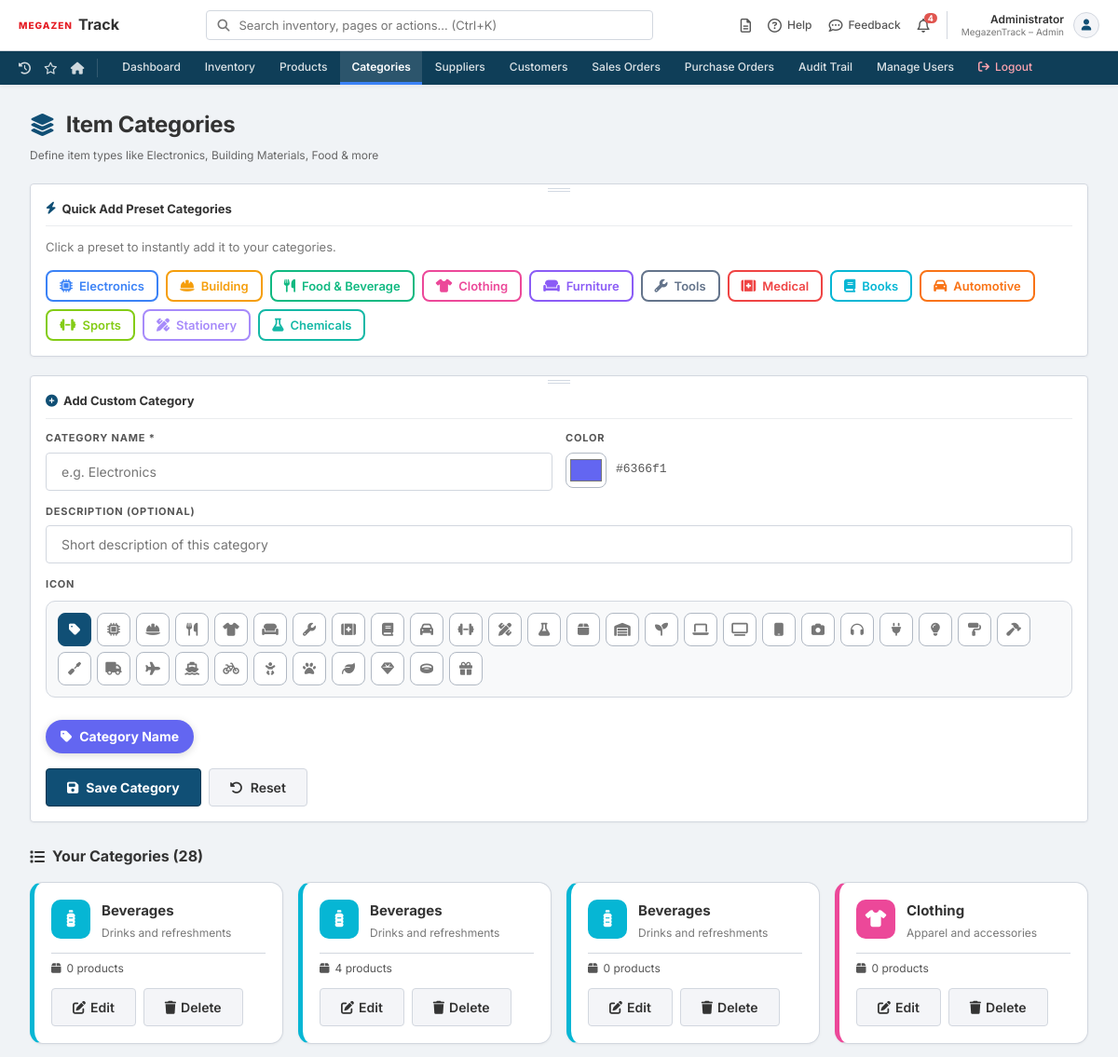
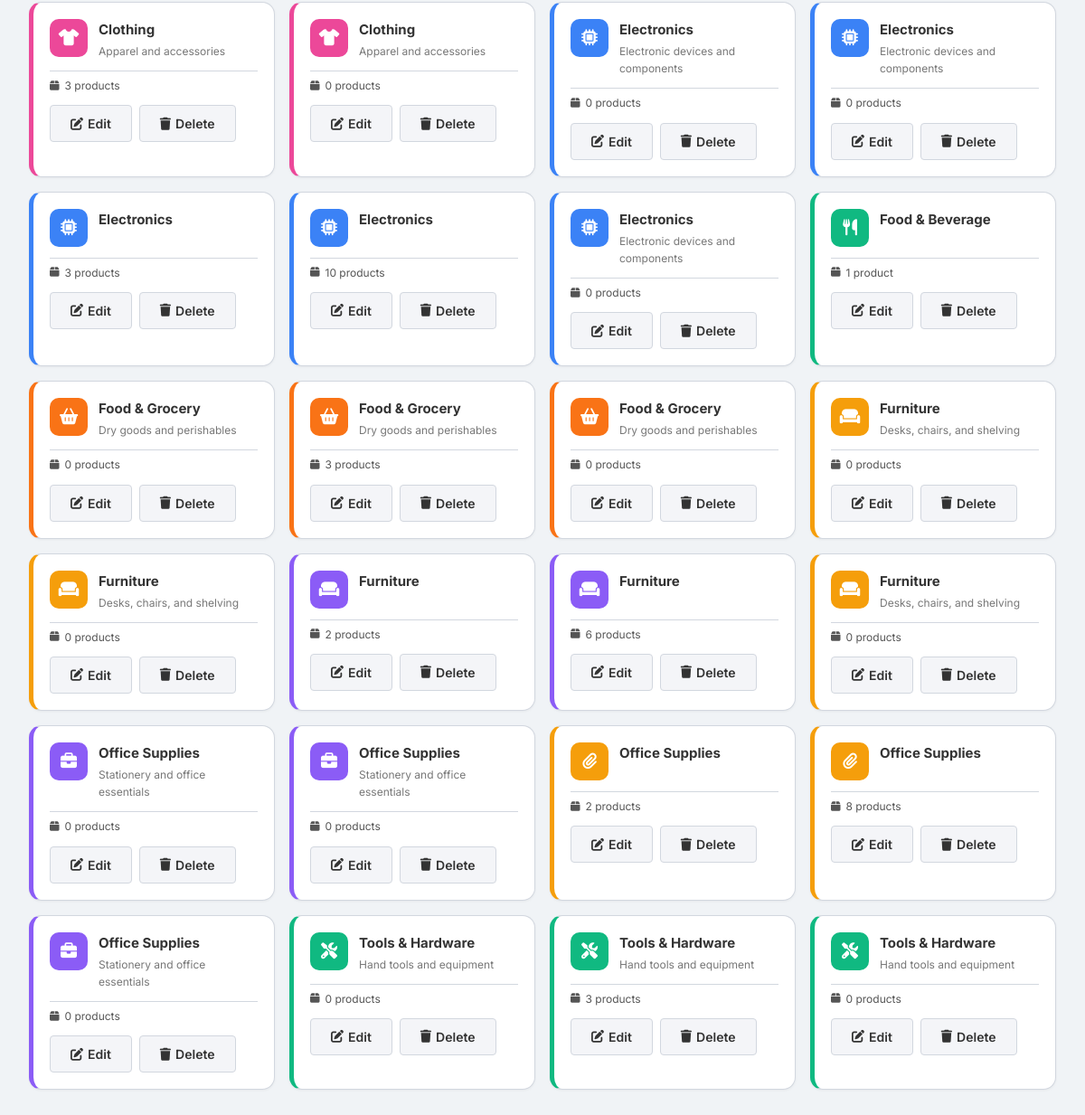
Page /categories.php (signed in) on the committed database (2 pictures, top to bottom).
### tables this page shows
CREATE TABLE `tblcategories` (
  `CategoryID` int(11) NOT NULL,
  `UserID` int(11) NOT NULL,
  `CategoryName` varchar(100) NOT NULL,
  `CategoryIcon` varchar(60) NOT NULL DEFAULT 'fa-tag',
  `CategoryColor` varchar(20) NOT NULL DEFAULT '#6366f1',
  `Description` varchar(255) DEFAULT NULL,
  `CreatedAt` timestamp NOT NULL DEFAULT current_timestamp(),
  `CompanyID` int(11) DEFAULT NULL
);

### config.php (called while the page is built, shortened)
<?php
function e($str): string {
    return htmlspecialchars($str ?? '', ENT_QUOTES, 'UTF-8');
}
?>

### categories.php (the view, shortened to what this page needs)
<?php
require 'config.php';
include 'includes/header.php';
include 'includes/navbar.php';
$currentUserId = (int)$_SESSION['user_id'];
$presets = [
    ['name' => 'Electronics',    'icon' => 'fa-microchip',        'color' => '#3b82f6'],
    ['name' => 'Building',       'icon' => 'fa-helmet-safety',    'color' => '#f59e0b'],
    ['name' => 'Food & Beverage','icon' => 'fa-utensils',         'color' => '#10b981'],
    ['name' => 'Clothing',       'icon' => 'fa-shirt',            'color' => '#ec4899'],
    ['name' => 'Furniture',      'icon' => 'fa-couch',            'color' => '#8b5cf6'],
    ['name' => 'Tools',          'icon' => 'fa-wrench',           'color' => '#64748b'],
    ['name' => 'Medical',        'icon' => 'fa-kit-medical',      'color' => '#ef4444'],
    ['name' => 'Books',          'icon' => 'fa-book',             'color' => '#06b6d4'],
    ['name' => 'Automotive',     'icon' => 'fa-car',              'color' => '#f97316'],
    ['name' => 'Sports',         'icon' => 'fa-dumbbell',         'color' => '#84cc16'],
    ['name' => 'Stationery',     'icon' => 'fa-pen-ruler',        'color' => '#a78bfa'],
    ['name' => 'Chemicals',      'icon' => 'fa-flask',            'color' => '#14b8a6'],
];
$availableIcons = [
    'fa-tag','fa-microchip','fa-helmet-safety','fa-utensils','fa-shirt',
    'fa-couch','fa-wrench','fa-kit-medical','fa-book','fa-car','fa-dumbbell',
    'fa-pen-ruler','fa-flask','fa-box','fa-warehouse','fa-seedling',
    'fa-laptop','fa-tv','fa-mobile','fa-camera','fa-headphones',
    'fa-plug','fa-lightbulb','fa-paint-roller','fa-hammer','fa-screwdriver',
    'fa-truck','fa-plane','fa-ship','fa-bicycle','fa-baby',
    'fa-paw','fa-leaf','fa-gem','fa-ring','fa-gift',
];
$catsStmt = $pdo->prepare("
    SELECT c.*, COUNT(p.ProductID) AS ProductCount
    FROM tblcategories c
    LEFT JOIN tblproducts p ON p.CategoryID = c.CategoryID AND p.UserID = c.UserID
    WHERE c.UserID = ?
    GROUP BY c.CategoryID
    ORDER BY c.CategoryName
");
$catsStmt->execute([$currentUserId]);
$categories = $catsStmt->fetchAll();
?>
<link rel="stylesheet" href="assets/categories.css">
<main class="categories-page">
    <div class="header-title page-title">
        <i class="fa-solid fa-layer-group"></i> Item Categories
    </div>
    <div class="subtitle">Define item types like Electronics, Building Materials, Food &amp; more</div>
    <div class="card preset-card" style="margin-top:18px;">
        <h3><i class="fa-solid fa-bolt"></i> Quick Add Preset Categories</h3>
        <p class="muted">Click a preset to instantly add it to your categories.</p>
        <div class="preset-grid">
            <?php foreach ($presets as $preset): ?>
                <form method="POST" class="preset-form">
                    <button type="submit" class="preset-btn" style="--preset-color: <?= e($preset['color']) ?>">
                        <i class="fa-solid <?= e($preset['icon']) ?> preset-icon"></i>
                        <span><?= e($preset['name']) ?></span>
                    </button>
                </form>
            <?php endforeach; ?>
        </div>
    </div>
    <div class="card" style="margin-top:18px;" id="categoryForm">
        <h3 id="formTitle"><i class="fa-solid fa-plus-circle"></i> Add Custom Category</h3>
        <form method="POST">
            <div class="form-grid">
                <div>
                    <label class="product-label">Category Name *</label>
                    <input class="product-input" type="text" name="category_name" id="catName" placeholder="e.g. Electronics" required>
                </div>
                <div>
                    <label class="product-label">Color</label>
                    <div class="color-pick-wrap">
                        <input type="color" name="category_color" id="catColor" value="#6366f1" class="color-input">
                        <span id="colorLabel" class="color-label">#6366f1</span>
                    </div>
                </div>
                <div class="span-2">
                    <label class="product-label">Description (optional)</label>
                    <input class="product-input" type="text" name="description" id="catDesc" placeholder="Short description of this category">
                </div>
            </div>
            <div style="margin-top:14px;">
                <label class="product-label">Icon</label>
                <div class="icon-picker" id="iconPicker">
                    <?php foreach ($availableIcons as $ico): ?>
                        <button type="button" class="icon-btn <?= $ico === 'fa-tag' ? 'selected' : '' ?>"
                            data-icon="<?= e($ico) ?>"
                            onclick="selectIcon('<?= e($ico) ?>', this)"
                            title="<?= e($ico) ?>">
                            <i class="fa-solid <?= e($ico) ?>"></i>
                        </button>
                    <?php endforeach; ?>
                </div>
            </div>
            <div class="preview-wrap">
                <div class="cat-badge-preview" id="badgePreview" style="background: #6366f1;">
                    <i class="fa-solid fa-tag" id="previewIcon"></i>
                    <span id="previewName">Category Name</span>
                </div>
            </div>
            <div class="inline-actions" style="margin-top:16px;">
                <button class="btn-primary btn-icon" type="submit">
                    <i class="fa-solid fa-save"></i> Save Category
                </button>
                <button class="btn-secondary btn-icon" type="button" onclick="resetForm()">
                    <i class="fa-solid fa-rotate-left"></i> Reset
                </button>
            </div>
        </form>
    </div>
    <div style="margin-top:24px;">
        <h3 class="section-title"><i class="fa-solid fa-list"></i> Your Categories (<?= count($categories) ?>)</h3>
        <?php if (empty($categories)): ?>
            <div class="card empty-state-card">
                <i class="fa-solid fa-layer-group empty-icon"></i>
                <p>No categories yet. Add presets above or create a custom one.</p>
            </div>
        <?php else: ?>
            <div class="categories-grid">
                <?php foreach ($categories as $cat): ?>
                    <div class="cat-card" style="--cat-color: <?= e($cat['CategoryColor']) ?>;">
                        <div class="cat-card-top">
                            <div class="cat-icon-wrap">
                                <i class="fa-solid <?= e($cat['CategoryIcon']) ?>"></i>
                            </div>
                            <div class="cat-info">
                                <div class="cat-name"><?= e($cat['CategoryName']) ?></div>
                                <?php if ($cat['Description']): ?>
                                    <div class="cat-desc"><?= e($cat['Description']) ?></div>
                                <?php endif; ?>
                            </div>
                        </div>
                        <div class="cat-count">
                            <i class="fa-solid fa-box"></i>
                            <?= (int)$cat['ProductCount'] ?> product<?= $cat['ProductCount'] != 1 ? 's' : '' ?>
                        </div>
                        <div class="cat-actions">
                            <button class="btn-secondary btn-gap-sm" type="button"
                                onclick="editCategory(
                                    <?= (int)$cat['CategoryID'] ?>,
                                    '<?= addslashes(e($cat['CategoryName'])) ?>',
                                    '<?= addslashes(e($cat['CategoryIcon'])) ?>',
                                    '<?= addslashes(e($cat['CategoryColor'])) ?>',
                                    '<?= addslashes(e($cat['Description'])) ?>'
                                )">
                                <i class="fa-solid fa-edit"></i> Edit
                            </button>
                            <form method="POST" class="inline-form" onsubmit="return confirm('Delete this category? Products in it will be uncategorized.')">
                                <button type="submit" class="btn-secondary btn-danger btn-gap-sm">
                                    <i class="fa-solid fa-trash"></i> Delete
                                </button>
                            </form>
                        </div>
                    </div>
                <?php endforeach; ?>
            </div>
        <?php endif; ?>
    </div>
</main>
<?php include 'includes/footer.php'; ?>

### rows in the picture
tblcategories: CategoryName "Food & Beverage", ProductCount "1"
tblcategories: CategoryName "Beverages", Description "Drinks and refreshments", ProductCount "0"
tblcategories: CategoryName "Beverages", Description "Drinks and refreshments", ProductCount "4"
tblcategories: CategoryName "Beverages", Description "Drinks and refreshments", ProductCount "0"
tblcategories: CategoryName "Clothing", Description "Apparel and accessories", ProductCount "0"
tblcategories: CategoryName "Clothing", Description "Apparel and accessories", ProductCount "3"
tblcategories: CategoryName "Clothing", Description "Apparel and accessories", ProductCount "0"
tblcategories: CategoryName "Electronics", Description "Electronic devices and components", ProductCount "0"
tblcategories: CategoryName "Electronics", Description "Electronic devices and components", ProductCount "0"
tblcategories: CategoryName "Electronics", ProductCount "3"
tblcategories: CategoryName "Electronics", ProductCount "10"
tblcategories: CategoryName "Electronics", Description "Electronic devices and components", ProductCount "0"
tblcategories: CategoryName "Food & Grocery", Description "Dry goods and perishables", ProductCount "0"
tblcategories: CategoryName "Food & Grocery", Description "Dry goods and perishables", ProductCount "3"
tblcategories: CategoryName "Food & Grocery", Description "Dry goods and perishables", ProductCount "0"
tblcategories: CategoryName "Furniture", Description "Desks, chairs, and shelving", ProductCount "0"
tblcategories: CategoryName "Furniture", Description "Desks, chairs, and shelving", ProductCount "0"
tblcategories: CategoryName "Furniture", ProductCount "2", shows "s"
tblcategories: CategoryName "Furniture", ProductCount "6", shows "s"
tblcategories: CategoryName "Furniture", Description "Desks, chairs, and shelving", ProductCount "0"
tblcategories: CategoryName "Office Supplies", Description "Stationery and office essentials", ProductCount "0"
tblcategories: CategoryName "Office Supplies", Description "Stationery and office essentials", ProductCount "0"
tblcategories: CategoryName "Office Supplies", ProductCount "2"
tblcategories: CategoryName "Office Supplies", ProductCount "8"
tblcategories: CategoryName "Office Supplies", Description "Stationery and office essentials", ProductCount "0"
tblcategories: CategoryName "Tools & Hardware", Description "Hand tools and equipment", ProductCount "0"
tblcategories: CategoryName "Tools & Hardware", Description "Hand tools and equipment", ProductCount "3"
tblcategories: CategoryName "Tools & Hardware", Description "Hand tools and equipment", ProductCount "0"

### other values in the picture
$navLowStockCount "4"
$fullName "Administrator"
roleName($roleId) "Admin"
$preset['name'] "Electronics"
$preset['name'] "Building"
$preset['name'] "Clothing"
$preset['name'] "Furniture"
$preset['name'] "Tools"
$preset['name'] "Medical"
$preset['name'] "Books"
$preset['name'] "Automotive"
$preset['name'] "Sports"
$preset['name'] "Stationery"
$preset['name'] "Chemicals"
count($categories) "28"
